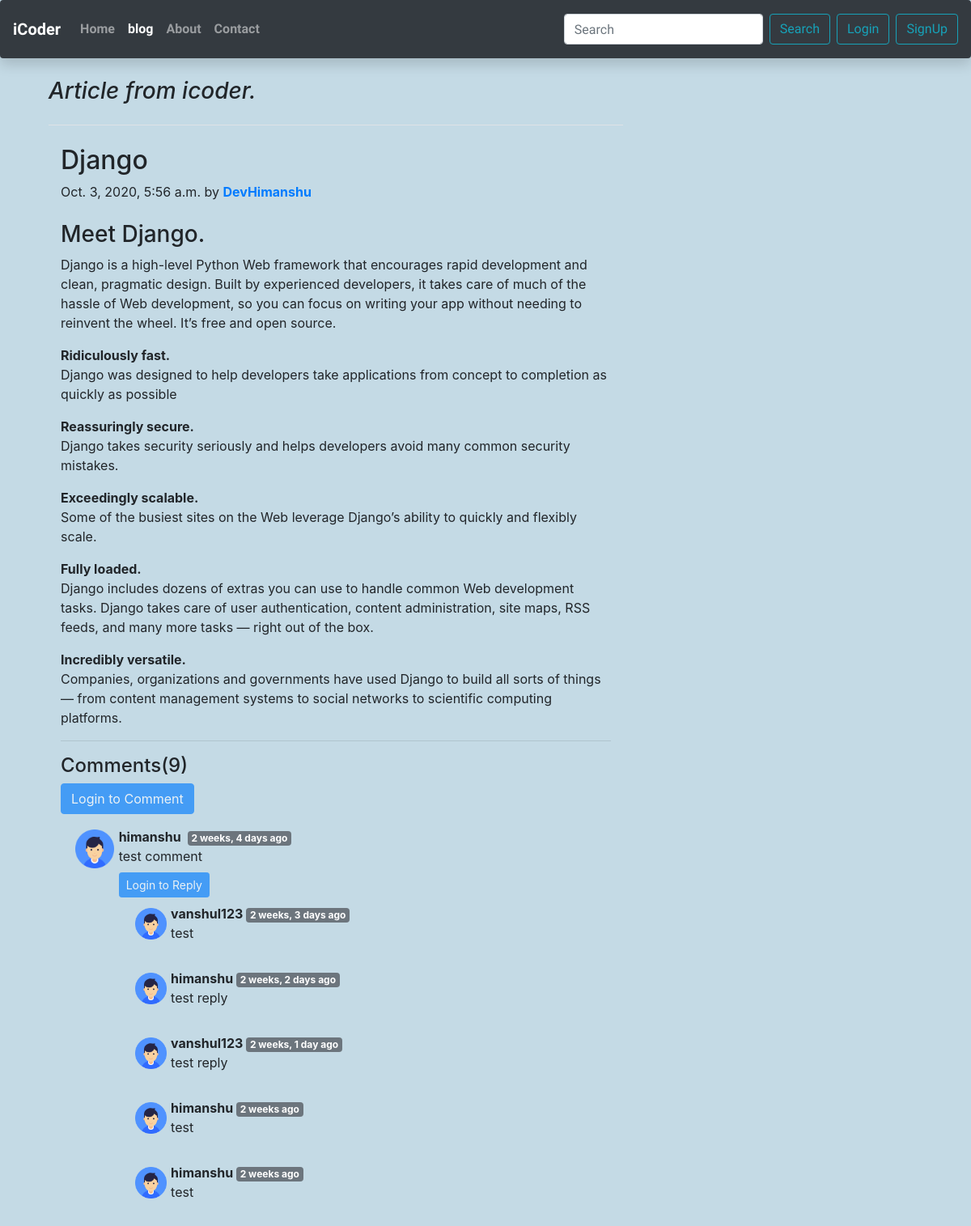
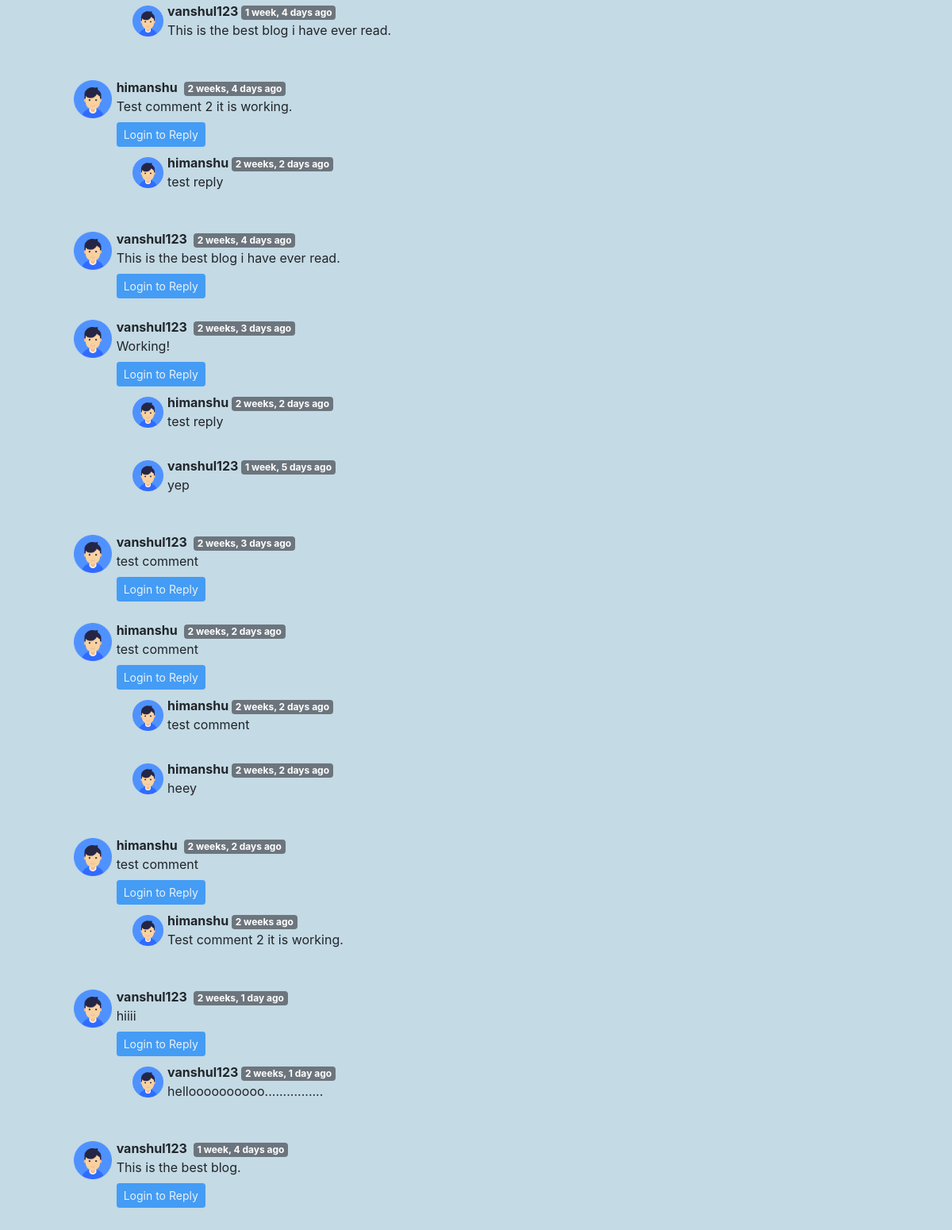
The app's page /blog/Django-devHmanshu with its own data (2 pictures, top to bottom).
### blog/models.py (models this page shows, shortened)
class Post(models.Model):
    sno = models.AutoField(primary_key=True)
    author = models.CharField(max_length=30)
    title = models.CharField(max_length=30)
    content = models.TextField()
    slug = models.CharField(max_length=100)
    timeStamp = models.DateTimeField(blank=True)

class BlogComment(models.Model):
    sno = models.AutoField(primary_key=True)
    comment = models.TextField()
    user = models.ForeignKey(User, on_delete=models.CASCADE)
    post = models.ForeignKey(Post, on_delete=models.CASCADE)
    parent = models.ForeignKey('self', on_delete=models.CASCADE, null=True)
    timestamp = models.DateTimeField(default = now)

### blog/views.py (the view)
# urls.py: path('<str:slug>', views.blogPost, name="blogPost")
def blogPost(request, slug):
    post = Post.objects.filter(slug=slug).first()
    comments = BlogComment.objects.filter(post=post, parent=None)
    replies = BlogComment.objects.filter(post=post).exclude(parent=None)
    replyDict = {}
    for reply in replies:
        if reply.parent.sno not in replyDict.keys():
            replyDict[reply.parent.sno] = [reply]
        else:
            replyDict[reply.parent.sno].append(reply)
    context = {'post': post, 'comments': comments,
               'user': request.user, 'replyDict': replyDict}
    return render(request, "blog/blogPost.html", context)

### blog/templatetags/extras.py (called while the page is built)
@register.filter(name='get_val')
def get_val(dict, key):
    return dict.get(key)

### templates/blog/blogPost.html (shortened to what this page needs)
{% extends 'base.html' %}
{% block blogactive %}active{% endblock blogactive %}
{% block body %}
{% load humanize %}
{% load extras %}
<div class="container my-4">
    <div class="col-md-8 blog-main">
        <h3 class="pb-4 mb-4 font-italic border-bottom">
            Article from icoder.
        </h3>
        <div class="blog-post container my-3">
            <h2 class="blog-post-title">{{post.title}}</h2>
            <p class="blog-post-meta">{{post.timeStamp}} by <a href="/about"><strong
                        class="d-inline-block mb-2 text-primary">{{post.author}}</strong></a></p>
            <p>{{post.content|safe}}</p>
            <hr>
        </div>
        <div class="container">
            <h4>Comments({{comments.count}})</h4>
            {% if user.is_authenticated %}
            <form action="/blog/postComment" method="post">
                {% csrf_token %}
                <div class="form-group">
                    <label for="comment">Post Comment.</label>
                    <input type="text" name="comment" class="form-control" id="comment"
                        placeholder="Enter your comment">
                    <input type="hidden" name="postSno" value="{{post.sno}}">
                </div>
                <input type="hidden" name="parentSno" value="">
                <button type="submit" class="btn btn-primary">Submit</button>
            </form>
            {% else %}
            <button type="submit" class="btn btn-primary" disabled>Login to Comment</button>
            {% endif %}
            {% for comment in comments %}
            <div class="row my-3 mx-0">
                <div class="col-md-1">
                    <img src="/static/user.png" alt="userImage" style="height: 54px;width: 54px; padding:3px;">
                </div>
                <div class="col-md-11">
                    <b>{{comment.user.username}}</b><span
                        class="badge badge-secondary ml-2">{{comment.timestamp | naturaltime}}</span>
                    <div>{{comment.comment}}</div>
                    <div class="reply mx-0 my-2">
                        {% if user.is_authenticated %}
                        <button class="btn btn-sm btn-primary" type="button" data-toggle="collapse"
                            data-target="#replyBox{{comment.sno}}" aria-expanded="false"
                            aria-controls="replyBox{{comment.sno}}">
                            Reply
                        </button>
                        <div class="collapse" id="replyBox{{comment.sno}}">
                            <div class="card card-body my-2">
                                <form action="/blog/postComment" method="post">
                                    {% csrf_token %}
                                    <div class="form-group">
                                        <label for="comment">Post a reply </label>
                                        <input type="text" class="form-control" name="comment"
                                            placeholder="Enter comment here">
                                        <input type="hidden" name="parentSno" value="{{comment.sno}}">
                                    </div>
                                    <input type="hidden" name="postSno" value="{{post.sno}}">
                                    <button type="submit" class="btn btn-primary">Submit</button>
                                </form>
                            </div>
                        </div>
                        {% else %}
                        <button class="btn btn-sm btn-primary" type="button" data-toggle="collapse"
                            data-target="#replyBox{{comment.sno}}" aria-expanded="false"
                            aria-controls="replyBox{{comment.sno}}" disabled>
                            Login to Reply
                        </button>
                        {% endif %}
                        <div class="replies my-2 ">
                            {% for reply in replyDict|get_val:comment.sno %}
                            <div class="row my-2 mx-0">
                                <div class="col-md-1">
                                    <img src="/static/user.png" alt="userImage"
                                        style="height: 49px;width: 49px; padding:5px;">
                                </div>
                                <div class="col-md-11 p-0">
                                    <div class="col-md-11 ">
                                        <b> {{reply.user.username}} </b> <span
                                            class="badge badge-secondary ">{{reply.timestamp| naturaltime}}</span>
                                        <div>{{reply.comment}}</div>
                                    </div>
                                    <br>
                                </div>
                            </div>
                            {% endfor %}
                        </div>
                    </div>
                </div>
            </div>
            {% endfor %}
        </div>
    </div>
</div>
{% endblock body %}

### templates/base.html (shortened to what this page needs)
<!doctype html>
<html lang="en">
<head>
  <link rel="stylesheet" href="https://stackpath.bootstrapcdn.com/bootstrap/4.5.2/css/bootstrap.min.css"
>
</head>
<body>
  <nav class="navbar navbar-expand-lg navbar-dark bg-dark rounded shadow p-3 mb-4 bg-dark font-weight-bold sticky-top"
    style="font-family: 'Sansita Swashed', cursive;">
    <a class="navbar-brand" href="/">iCoder</a>
    <div class="collapse navbar-collapse" id="navbarSupportedContent">
      <ul class="navbar-nav mr-auto">
        <li class="nav-item {% block homeactive %}{% endblock homeactive %}">
          <a class="nav-link" href="/">Home<span class="sr-only">(current)</span></a>
        </li>
        <li class="nav-item {% block blogactive %}{% endblock blogactive %}">
          <a class="nav-link" href="/blog">blog</a>
        </li>
        <li class="nav-item {% block aboutactive %}{% endblock aboutactive %}">
          <a class="nav-link" href="/about">About</a>
        </li>
        <li class="nav-item {% block contactactive %}{% endblock contactactive %}">
          <a class="nav-link" href="/contact">Contact</a>
        </li>
      </ul>
      <div class="ml-auto form-inline">
        <form class="form-inline my-2 my-lg-0" method="GET" action="/search">
          <input class="form-control mr-sm-2" type="search" id="query" name="query" placeholder="Search"
            aria-label="Search">
          <button class="btn btn-outline-info my-2 my-sm-0" type="submit">Search</button>
        </form>
        {% if user.is_authenticated %}
        <div class="dropdown ml-2">
          <button class="btn btn-info dropdown-toggle" type="button" id="dropdownMenu2" data-toggle="dropdown"
            aria-haspopup="true" aria-expanded="false">
           Welcome {{request.user}}
          </button>
          <div class="dropdown-menu ml-1" aria-labelledby="dropdownMenu2">
            <a class="dropdown-item" href="/logout">Logout</a>
          </div>
        </div>
        {% else %}
        <button type="button" class="btn btn-outline-info mx-2" data-toggle="modal" data-target="#loginmodal">
          Login
        </button>
        <button type="button" class="btn btn-outline-info" data-toggle="modal" data-target="#signupmodal">
          SignUp
        </button>
        {% endif %}
      </div>
    </div>
  </nav>
  {% block body %}{% endblock body %}
</body>
</html>

### templates/base.html (style rules this page uses)
body { background-color: #74a9c26b; }

### records on screen
Post: title "Django", timeStamp "Oct. 3, 2020, 5:56 a.m.", author "DevHimanshu", content "Meet Django. Django is a high-level Python Web framework that encourages rapid development and clean, pragmatic design. Built by experienced developers, it takes care of much of the hassle of Web development, so you can focus on writing your app without needing to reinvent the wheel. It’s free and open source. Ridiculously fast. Django was designed to help developers take applications from concept to completion as quickly as possible Reassuringly secure. Django takes security seriously and helps developers avoid many common security mistakes. Exceedingly scalable. Some of the busiest sites on the Web leverage Django’s ability to quickly and flexibly scale. Fully loaded. Django includes…"
BlogComment: user.username "himanshu", timestamp "2 weeks, 4 days ago", comment "test comment"
BlogComment: user.username "vanshul123", timestamp "2 weeks, 3 days ago", comment "test"
BlogComment: user.username "himanshu", timestamp "2 weeks, 2 days ago", comment "test reply"
BlogComment: user.username "vanshul123", timestamp "2 weeks, 1 day ago", comment "test reply"
BlogComment: user.username "himanshu", timestamp "2 weeks ago", comment "test"
BlogComment: user.username "himanshu", timestamp "2 weeks ago", comment "test"
BlogComment: user.username "vanshul123", timestamp "1 week, 4 days ago", comment "This is the best blog i have ever read."
BlogComment: user.username "himanshu", timestamp "2 weeks, 4 days ago", comment "Test comment 2 it is working."
BlogComment: user.username "himanshu", timestamp "2 weeks, 2 days ago", comment "test reply"
BlogComment: user.username "vanshul123", timestamp "2 weeks, 4 days ago", comment "This is the best blog i have ever read."
BlogComment: user.username "vanshul123", timestamp "2 weeks, 3 days ago", comment "Working!"
BlogComment: user.username "himanshu", timestamp "2 weeks, 2 days ago", comment "test reply"
BlogComment: user.username "vanshul123", timestamp "1 week, 5 days ago", comment "yep"
BlogComment: user.username "vanshul123", timestamp "2 weeks, 3 days ago", comment "test comment"
BlogComment: user.username "himanshu", timestamp "2 weeks, 2 days ago", comment "test comment"
BlogComment: user.username "himanshu", timestamp "2 weeks, 2 days ago", comment "test comment"
BlogComment: user.username "himanshu", timestamp "2 weeks, 2 days ago", comment "heey"
BlogComment: user.username "himanshu", timestamp "2 weeks, 2 days ago", comment "test comment"
BlogComment: user.username "himanshu", timestamp "2 weeks ago", comment "Test comment 2 it is working."
BlogComment: user.username "vanshul123", timestamp "2 weeks, 1 day ago", comment "hiiii"
BlogComment: user.username "vanshul123", timestamp "2 weeks, 1 day ago", comment "helloooooooooo................"
BlogComment: user.username "vanshul123", timestamp "1 week, 4 days ago", comment "This is the best blog."

### other values on screen
{{ comments.count }} "9"
